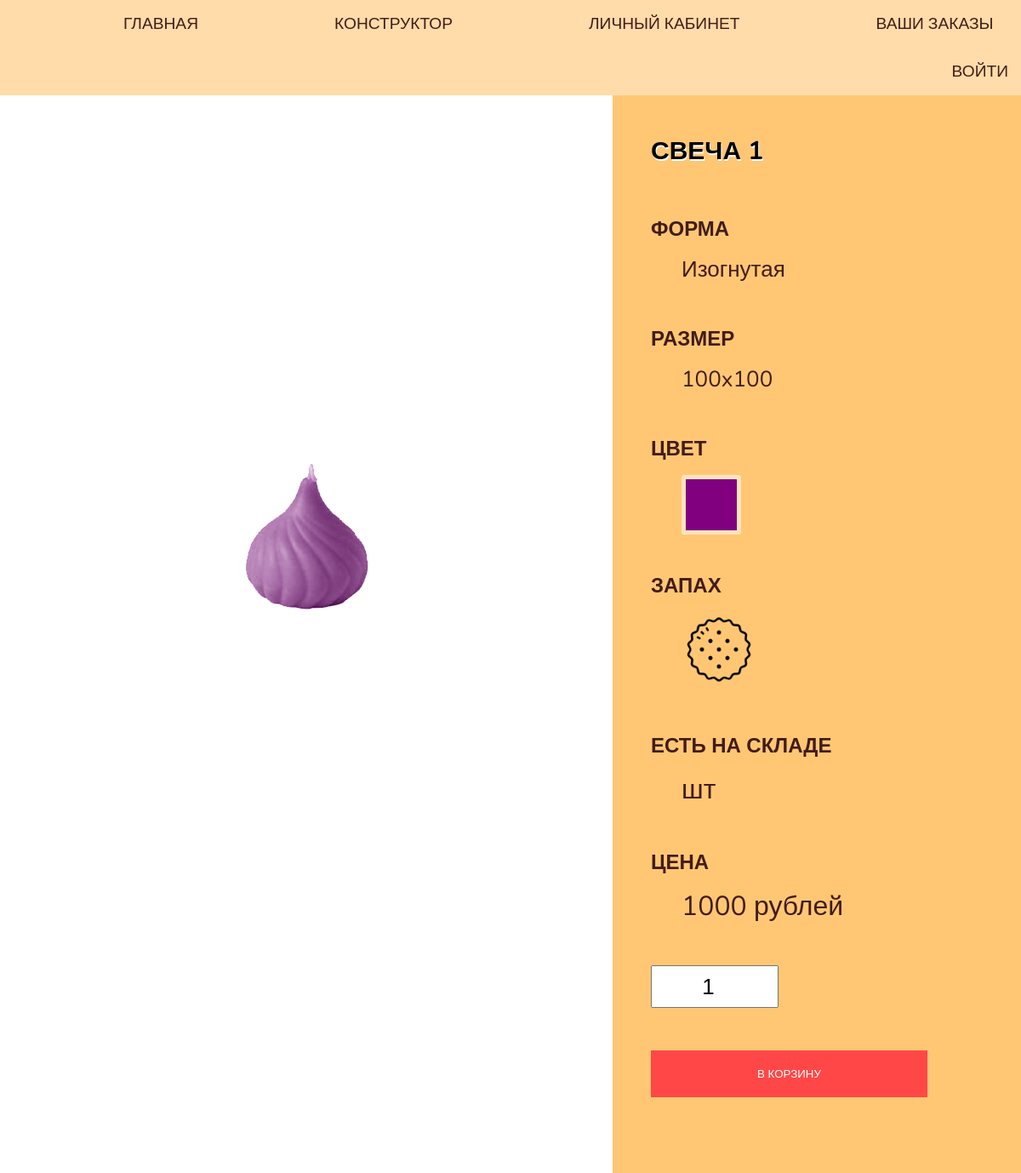
The app's page /svecha.php?id=1, older data.
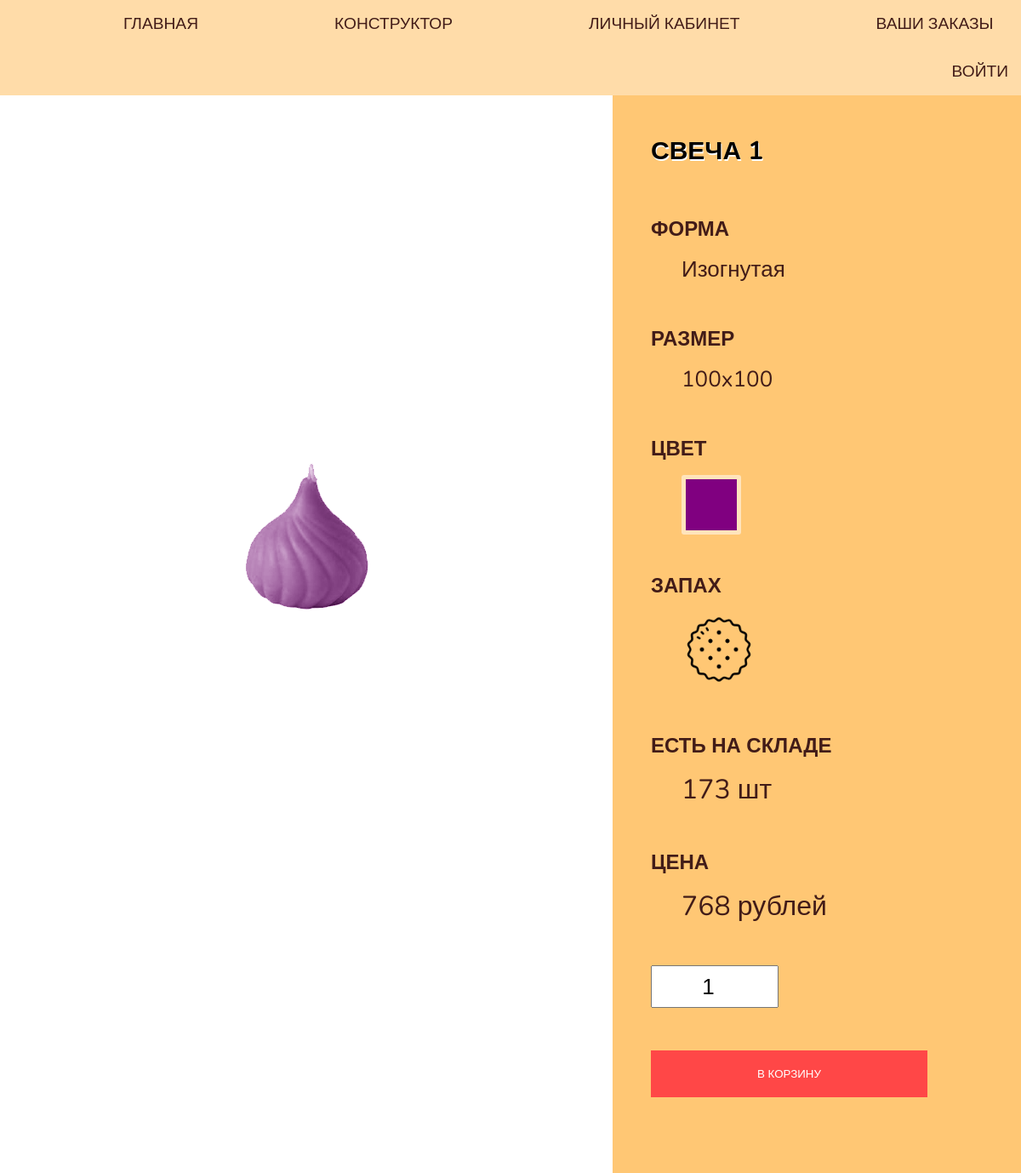
The same page, newer data.
### tables this page shows
CREATE TABLE `candle` (
  `id_candle` int(11) NOT NULL,
  `candle_name` varchar(25) NOT NULL,
  `id_zapah` int(11) DEFAULT NULL,
  `id_form` int(11) DEFAULT NULL,
  `id_color` int(11) DEFAULT NULL,
  `id_razer` int(11) DEFAULT NULL
);

CREATE TABLE `color` (
  `id_color` int(11) NOT NULL,
  `color_name` varchar(25) NOT NULL,
  `color_code` varchar(16) NOT NULL,
  `color_price` int(11) NOT NULL
);

CREATE TABLE `form` (
  `id_form` int(11) NOT NULL,
  `form_name` varchar(25) NOT NULL,
  `form_path` varchar(100) NOT NULL,
  `form_price` int(11) NOT NULL,
  `form_available` int(11) NOT NULL
);

CREATE TABLE `razmer` (
  `id_razmer` int(11) NOT NULL,
  `razmer_name` varchar(7) DEFAULT NULL,
  `razmer_price` int(11) NOT NULL
);

CREATE TABLE `zapah` (
  `id_zapah` int(11) NOT NULL,
  `zapah_name` varchar(25) NOT NULL,
  `zapah_path` varchar(100) NOT NULL,
  `zapah_price` int(11) NOT NULL
);

### svecha.php (the view, shortened to what this page needs)
<?php
	require ('./php/connection.php');
	$userId = $_SESSION['id_user'];
	$idCandle = $_GET['id'];
?>
<!DOCTYPE html>
<html>
<head>
	<link rel="stylesheet" type="text/css" href="./css/svecha.css">
</head>
<body>
	<div class="menu">
		<a href="index.php" class="">ГЛАВНАЯ</a>
		<a href="constructor.php" class="">КОНСТРУКТОР</a>
		<a href="kabinet.php" class="">ЛИЧНЫЙ КАБИНЕТ</a>
		<a href="zakazi.php" class="">ВАШИ ЗАКАЗЫ</a>
		<?php
			if (isset($userId))
			{
				echo '<a href="php/logout.php"> ВЫЙТИ </a>';
			}
			else
			{
				echo '<a href="auth.php"> ВОЙТИ </a>';
			}
		?>
	</div>
	<div class="niz">
		<?php
			$querySvechi = 'SELECT
								*,
                                (color_price + form_price + razmer_price + zapah_price) as candle_price
							FROM
								candle,
								color,
								form,
								razmer,
								zapah
							WHERE
								candle.id_color = color.id_color
							AND
								candle.id_form = form.id_form
							AND
								candle.id_razer = razmer.id_razmer
							AND
								candle.id_zapah = zapah.id_zapah
							AND
								candle.id_candle = '.$idCandle.';';
			$resultSvechi = mysqli_query($link, $querySvechi);
			while ($svecha = mysqli_fetch_assoc($resultSvechi))
			{
				echo '<div class="img">';
					echo '<div class="image-color" style="background-color:'.$svecha['color_code'].'"></div>';
					echo '<div class="picture"><img src="'.$svecha['form_path'].'"></div>';
				echo '</div>';
				echo '<form class="infa" method="POST" action="./php/addToCart.php">';
					echo '<h1>'.$svecha['candle_name'].'</h1>';
					echo '<h2 class="h-forma"> ФОРМА </h2>';
					echo '<div class="forma">'.$svecha['form_name'].'</div>';
					echo '<h2 class="h-size"> РАЗМЕР </h2>';
					echo '<div class="size">'.$svecha['razmer_name'].'</div>';
					echo '<h2 class="h-colors"> ЦВЕТ </h2>';
					echo '<div class="colors" style="background-color: '.$svecha['color_code'].'"></div>';
					echo '<h2 class="h-zapahi"> ЗАПАХ </h2>';
					echo '<div class="zapahi"><img src="'.$svecha['zapah_path'].'"></div>';
					echo '<h2 class="h-count"> ЕСТЬ НА СКЛАДЕ </h2>';
					echo '<div class="cena">'.$svecha['form_available'].' шт</div>';
					echo '<h2 class="h-cena"> ЦЕНА </h2>';
					echo '<div class="cena">'.$svecha['candle_price'].' рублей</div>';
					echo '<input type="number" name="count" value="1" min="1" max="'.$svecha['form_available'].'">';
					echo '<div class="buttons">';
						echo '<input type="submit" value="В КОРЗИНУ">';
					echo '</div>';
				echo "</form>";
			}
		?>
		</div>
</body>
</html>

Row changes from the older to the newer data that the page shows:
changed through a linked row, candle "СВЕЧА 1": id_form.form_available (not shown) → "173"; candle_price "1000" → "768"
